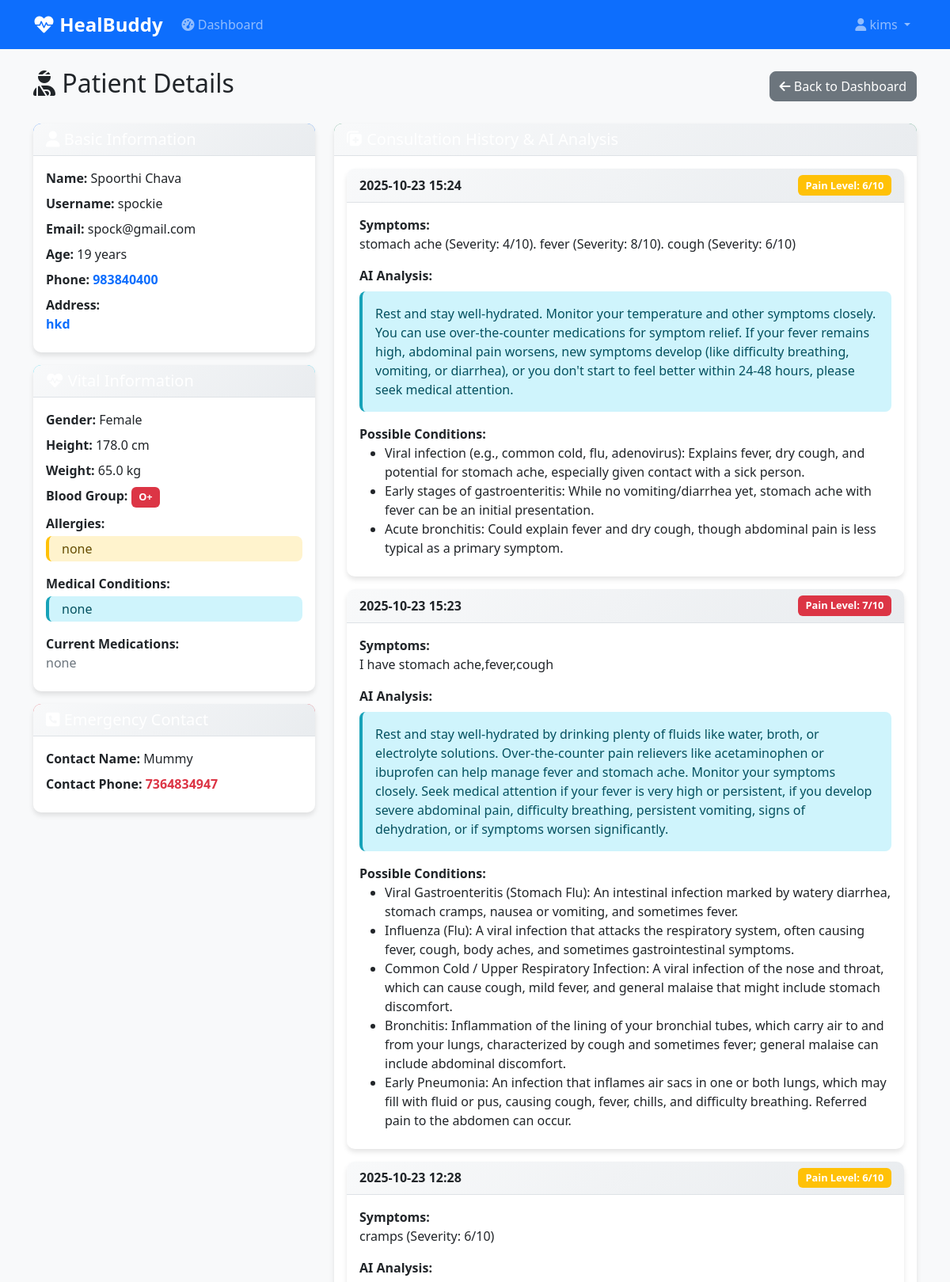
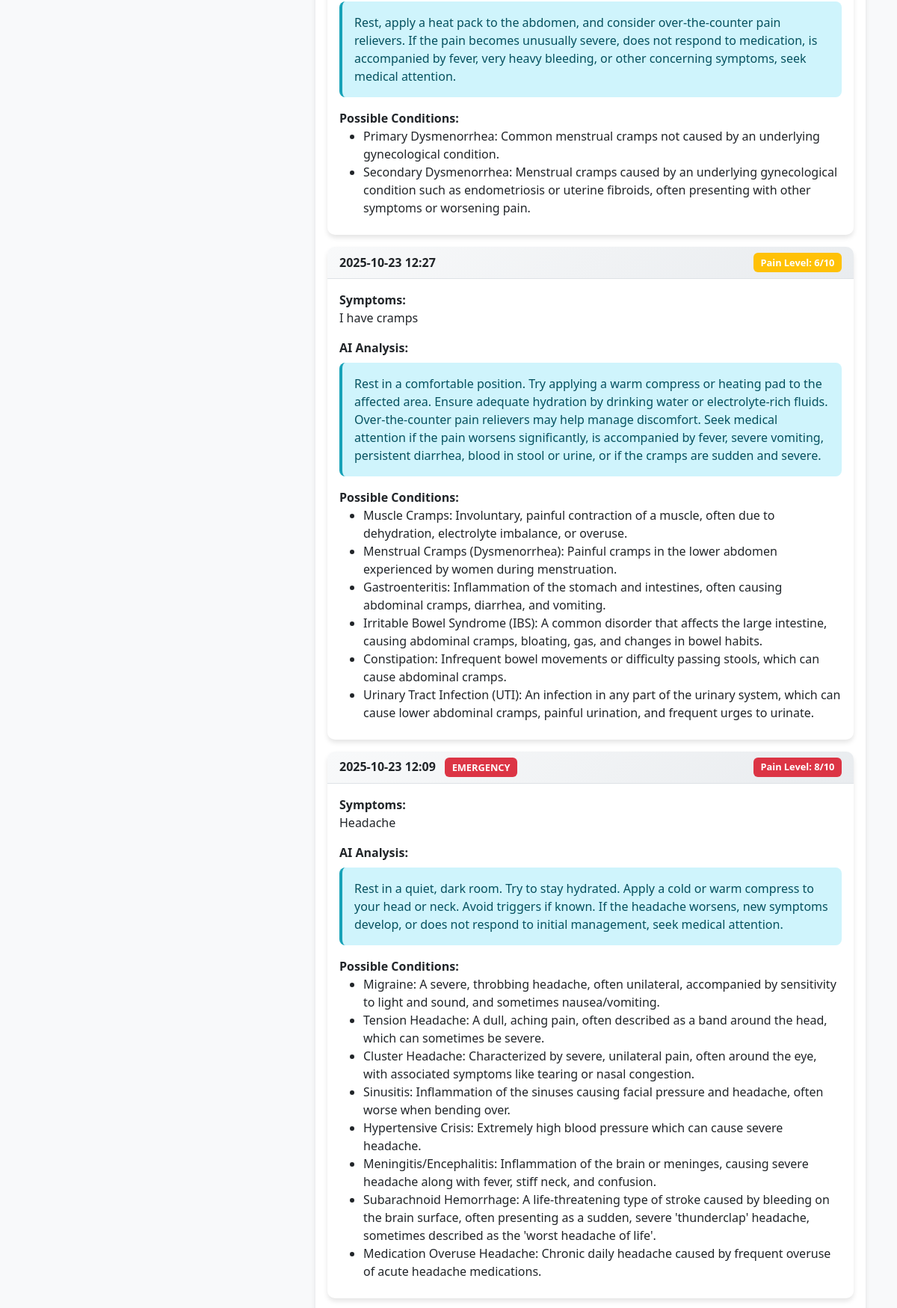
Screenshot of /view_patient/2 (signed in, upper part) with the database file from the repository (2 pictures, top to bottom).
### app.py (models this page shows)
class User(UserMixin, db.Model):
    id = db.Column(db.Integer, primary_key=True)
    username = db.Column(db.String(80), unique=True, nullable=False)
    email = db.Column(db.String(120), unique=True, nullable=False)
    password_hash = db.Column(db.String(120), nullable=False)
    user_type = db.Column(db.String(20), nullable=False)  # 'patient', 'doctor', 'hospital'
    created_at = db.Column(db.DateTime, default=datetime.utcnow)
    first_name = db.Column(db.String(50))
    last_name = db.Column(db.String(50))
    gender = db.Column(db.String(20))
    date_of_birth = db.Column(db.Date)
    phone_number = db.Column(db.String(20))
    address = db.Column(db.Text)
    height = db.Column(db.Float)  # in cm
    weight = db.Column(db.Float)  # in kg
    blood_group = db.Column(db.String(5))
    allergies = db.Column(db.Text)
    medical_conditions = db.Column(db.Text)
    current_medications = db.Column(db.Text)
    emergency_contact_name = db.Column(db.String(100))
    emergency_contact_phone = db.Column(db.String(20))
    preferred_hospital = db.Column(db.String(200))  # Legacy field
    preferred_hospitals = db.Column(db.Text)  # JSON array of multiple hospitals
    license_number = db.Column(db.String(50))
    degree = db.Column(db.String(100))
    specialization = db.Column(db.String(100))
    years_of_experience = db.Column(db.Integer)
    hospital_affiliation = db.Column(db.String(200))
    consultation_fee = db.Column(db.Float)
    hospital_name = db.Column(db.String(200))
    hospital_type = db.Column(db.String(50))  # 'public', 'private', 'clinic'
    registration_number = db.Column(db.String(100))
    license_number_hospital = db.Column(db.String(100))
    emergency_services = db.Column(db.Boolean, default=False)
    specialties_available = db.Column(db.Text)
    total_beds = db.Column(db.Integer)
    icu_beds = db.Column(db.Integer)
    emergency_contact = db.Column(db.String(20))
    health_records = db.relationship('HealthRecord', backref='patient', lazy=True)
    consultations = db.relationship('Consultation', foreign_keys='Consultation.patient_id', backref='patient', lazy=True)
    doctor_consultations = db.relationship('Consultation', foreign_keys='Consultation.doctor_id', backref='doctor', lazy=True)

class Consultation(db.Model):
    id = db.Column(db.Integer, primary_key=True)
    patient_id = db.Column(db.Integer, db.ForeignKey('user.id'), nullable=False)
    symptoms = db.Column(db.Text, nullable=False)
    duration = db.Column(db.String(100))
    pain_level = db.Column(db.Integer)
    ai_response = db.Column(db.Text)
    is_emergency = db.Column(db.Boolean, default=False)
    created_at = db.Column(db.DateTime, default=datetime.utcnow)
    doctor_id = db.Column(db.Integer, db.ForeignKey('user.id'))
    status = db.Column(db.String(20), default='pending')  # pending, reviewed, completed

### app.py (the view)
@app.route('/view_patient/<int:patient_id>')
@login_required
def view_patient(patient_id):
    if current_user.user_type not in ['doctor', 'hospital']:
        flash('Access denied')
        return redirect(url_for('dashboard'))
    patient = User.query.get_or_404(patient_id)
    if patient.user_type != 'patient':
        flash('Invalid patient ID')
        return redirect(url_for('dashboard'))
    consultations = Consultation.query.filter_by(patient_id=patient_id).order_by(Consultation.created_at.desc()).all()
    health_records = HealthRecord.query.filter_by(patient_id=patient_id).order_by(HealthRecord.uploaded_at.desc()).all()
    age = None
    if patient.date_of_birth:
        today = datetime.today()
        age = today.year - patient.date_of_birth.year - ((today.month, today.day) < (patient.date_of_birth.month, patient.date_of_birth.day))
    return render_template('view_patient.html', patient=patient, consultations=consultations, health_records=health_records, age=age)

### app.py (called while the page is built)
@app.template_filter('from_json')
def from_json_filter(value):
    try:
        return json.loads(value) if isinstance(value, str) else value
    except:
        return {}

@login_manager.user_loader
def load_user(user_id):
    return User.query.get(int(user_id))

### templates/view_patient.html (shortened to what this page needs)
{% extends "base.html" %}
{% block content %}
<div class="row">
    <div class="col-md-12">
        <div class="d-flex justify-content-between align-items-center mb-4">
            <h2><i class="fas fa-user-injured"></i> Patient Details</h2>
            <a href="{{ url_for('dashboard') }}" class="btn btn-secondary">
                <i class="fas fa-arrow-left"></i> Back to Dashboard
            </a>
        </div>
    </div>
</div>
<div class="row">
    <div class="col-md-4">
        <div class="card mb-3">
            <div class="card-header bg-primary text-white">
                <h5 class="mb-0"><i class="fas fa-user"></i> Basic Information</h5>
            </div>
            <div class="card-body">
                <div class="mb-2">
                    <strong>Name:</strong> {{ patient.first_name }} {{ patient.last_name }}
                </div>
                <div class="mb-2">
                    <strong>Username:</strong> {{ patient.username }}
                </div>
                <div class="mb-2">
                    <strong>Email:</strong> {{ patient.email }}
                </div>
                {% if age %}
                <div class="mb-2">
                    <strong>Age:</strong> {{ age }} years
                </div>
                {% endif %}
                <div class="mb-2">
                    <strong>Phone:</strong>
                    <span class="text-primary fw-bold">{{ patient.phone_number or 'Not provided' }}</span>
                </div>
                <div class="mb-2">
                    <strong>Address:</strong>
                    <div class="text-primary fw-bold">{{ patient.address or 'Not provided' }}</div>
                </div>
            </div>
        </div>
        <div class="card mb-3">
            <div class="card-header bg-info text-white">
                <h5 class="mb-0"><i class="fas fa-heartbeat"></i> Vital Information</h5>
            </div>
            <div class="card-body">
                {% if patient.gender %}
                <div class="mb-2">
                    <strong>Gender:</strong> {{ patient.gender }}
                </div>
                {% endif %}
                <div class="mb-2">
                    <strong>Height:</strong> {{ patient.height }} cm
                </div>
                <div class="mb-2">
                    <strong>Weight:</strong> {{ patient.weight }} kg
                </div>
                <div class="mb-2">
                    <strong>Blood Group:</strong>
                    <span class="badge bg-danger">{{ patient.blood_group or 'Unknown' }}</span>
                </div>
                <div class="mb-2">
                    <strong>Allergies:</strong>
                    <div class="alert alert-warning py-1 mt-1">
                        {{ patient.allergies or 'None reported' }}
                    </div>
                </div>
                <div class="mb-2">
                    <strong>Medical Conditions:</strong>
                    <div class="alert alert-info py-1 mt-1">
                        {{ patient.medical_conditions or 'None reported' }}
                    </div>
                </div>
                <div class="mb-2">
                    <strong>Current Medications:</strong>
                    <div class="text-muted">{{ patient.current_medications or 'None' }}</div>
                </div>
            </div>
        </div>
        <div class="card">
            <div class="card-header bg-danger text-white">
                <h5 class="mb-0"><i class="fas fa-phone-square"></i> Emergency Contact</h5>
            </div>
            <div class="card-body">
                <div class="mb-2">
                    <strong>Contact Name:</strong> {{ patient.emergency_contact_name or 'Not provided' }}
                </div>
                <div class="mb-2">
                    <strong>Contact Phone:</strong>
                    <span class="text-danger fw-bold">{{ patient.emergency_contact_phone or 'Not provided' }}</span>
                </div>
            </div>
        </div>
    </div>
    <div class="col-md-8">
        <div class="card mb-3">
            <div class="card-header bg-success text-white">
                <h5 class="mb-0"><i class="fas fa-notes-medical"></i> Consultation History & AI Analysis</h5>
            </div>
            <div class="card-body">
                {% if consultations %}
                    {% for consultation in consultations %}
                    <div class="card mb-3 border-{{ 'danger' if consultation.is_emergency else 'secondary' }}">
                        <div class="card-header">
                            <div class="d-flex justify-content-between align-items-center">
                                <span>
                                    <strong>{{ consultation.created_at.strftime('%Y-%m-%d %H:%M') }}</strong>
                                    {% if consultation.is_emergency %}
                                        <span class="badge bg-danger ms-2">EMERGENCY</span>
                                    {% endif %}
                                </span>
                                <span class="badge bg-{{ 'danger' if consultation.pain_level >= 7 else 'warning' if consultation.pain_level >= 4 else 'success' }}">
                                    Pain Level: {{ consultation.pain_level }}/10
                                </span>
                            </div>
                        </div>
                        <div class="card-body">
                            <div class="mb-2">
                                <strong>Symptoms:</strong>
                                <p>{{ consultation.symptoms }}</p>
                            </div>
                            {% if consultation.ai_response %}
                                {% set ai_data = consultation.ai_response | from_json %}
                                <div class="mb-2">
                                    <strong>AI Analysis:</strong>
                                    <div class="alert alert-info mt-2">
                                        {{ ai_data.recommendations or ai_data.diagnosis or 'Analysis available in system' }}
                                    </div>
                                </div>
                                {% if ai_data.possible_conditions %}
                                <div class="mb-2">
                                    <strong>Possible Conditions:</strong>
                                    <ul class="mb-0">
                                        {% if ai_data.possible_conditions is string %}
                                            <li>{{ ai_data.possible_conditions }}</li>
                                        {% else %}
                                            {% for condition in ai_data.possible_conditions %}
                                                <li>{{ condition }}</li>
                                            {% endfor %}
                                        {% endif %}
                                    </ul>
                                </div>
                                {% endif %}
                            {% endif %}
                        </div>
                    </div>
                    {% endfor %}
                {% else %}
                    <p class="text-muted">No consultation history available.</p>
                {% endif %}
            </div>
        </div>
    </div>
</div>
{% endblock %}

### templates/base.html (shortened to what this page needs)
<!DOCTYPE html>
<html lang="en">
<head>
    <link href="https://cdn.jsdelivr.net/npm/bootstrap@5.1.3/dist/css/bootstrap.min.css" rel="stylesheet">
    <link href="https://cdnjs.cloudflare.com/ajax/libs/font-awesome/6.0.0/css/all.min.css" rel="stylesheet">
    <link href="{{ url_for('static', filename='css/style.css') }}" rel="stylesheet">
</head>
<body>
    <nav class="navbar navbar-expand-lg navbar-dark bg-primary">
        <div class="container">
            <a class="navbar-brand" href="{{ url_for('index') }}">
                <i class="fas fa-heartbeat"></i> HealBuddy
            </a>
            <div class="collapse navbar-collapse" id="navbarNav">
                <ul class="navbar-nav me-auto">
                    {% if current_user.is_authenticated %}
                        <li class="nav-item">
                            <a class="nav-link" href="{{ url_for('dashboard') }}">
                                <i class="fas fa-tachometer-alt"></i> Dashboard
                            </a>
                        </li>
                    {% endif %}
                </ul>
                <ul class="navbar-nav">
                    {% if current_user.is_authenticated %}
                        <li class="nav-item dropdown">
                            <a class="nav-link dropdown-toggle" href="#" id="navbarDropdown" role="button" data-bs-toggle="dropdown">
                                <i class="fas fa-user"></i> {{ current_user.username }}
                            </a>
                        </li>
                    {% endif %}
                </ul>
            </div>
        </div>
    </nav>
    <main class="container mt-4">
        {% block content %}{% endblock %}
    </main>
</body>
</html>

### static/css/style.css (style rules this page uses)
:root { --primary-color: #007bff; --success-color: #28a745; --danger-color: #dc3545; --warning-color: #ffc107; --info-color: #17a2b8; --light-color: #f8f9fa; --dark-color: #343a40; }
body { font-family: 'Segoe UI', Tahoma, Geneva, Verdana, sans-serif; background-color: #f8f9fa; }
.navbar-brand { font-weight: bold; font-size: 1.5rem; }
.navbar-nav .nav-link { font-weight: 500; transition: color 0.3s ease; }
.card { border: none; border-radius: 10px; box-shadow: 0 4px 6px rgba(0, 0, 0, 0.1); transition: transform 0.3s ease, box-shadow 0.3s ease; }
.card-header { background: linear-gradient(135deg, #f8f9fa 0%, #e9ecef 100%); border-bottom: 1px solid #dee2e6; border-radius: 10px 10px 0 0 !important; }
.btn { border-radius: 8px; font-weight: 500; transition: all 0.3s ease; }
.badge { font-size: 0.8rem; padding: 0.5em 0.75em; border-radius: 6px; }
.alert { border: none; border-radius: 8px; border-left: 4px solid; }
.alert-info { border-left-color: #17a2b8; }
.alert-warning { border-left-color: #ffc107; }
.fade-in { animation: fadeIn 0.5s ease-in; }

### rows the page displays
User: username "kims"
User: first_name "Spoorthi", last_name "Chava", username "spockie", email "spock@gmail.com", phone_number "983840400", address "hkd", gender "Female", height "178.0", weight "65.0", blood_group "O+", allergies "none", medical_conditions "none", current_medications "none", emergency_contact_name "Mummy", emergency_contact_phone "7364834947"
Consultation: created_at "2025-10-23 15:24", pain_level "6", symptoms "stomach ache (Severity: 4/10). fever (Severity: 8/10). cough (Severity: 6/10)", recommendations "Rest and stay well-hydrated. Monitor your temperature and other symptoms closely. You can use over-the-counter medications for symptom relief. If your fever remains high, abdominal pain worsens, new symptoms develop (like difficulty breathing, vomiting, or diarrhea), or you don't start to feel better within 24-48 hours, please seek medical attention.", possible_conditions "Viral infection (e.g., common cold, flu, adenovirus): Explains fever, dry cough, and potential for stomach ache, especially given contact with a sick person." "Early stages of gastroenteritis: While no vomiting/diarrhea yet, stomach ache with fever can be an initial presentation." "Acute bronchitis: Could explain fever and dry cough, though abdominal pain is less typical as a primary symptom."
Consultation: created_at "2025-10-23 15:23", pain_level "7", symptoms "I have stomach ache,fever,cough", recommendations "Rest and stay well-hydrated by drinking plenty of fluids like water, broth, or electrolyte solutions. Over-the-counter pain relievers like acetaminophen or ibuprofen can help manage fever and stomach ache. Monitor your symptoms closely. Seek medical attention if your fever is very high or persistent, if you develop severe abdominal pain, difficulty breathing, persistent vomiting, signs of dehydration, or if symptoms worsen significantly.", possible_conditions "Viral Gastroenteritis (Stomach Flu): An intestinal infection marked by watery diarrhea, stomach cramps, nausea or vomiting, and sometimes fever." "Influenza (Flu): A viral infection that attacks the respiratory system, often causing fever, cough, body aches, and sometimes gastrointestinal symptoms." "Common Cold / Upper Respiratory Infection: A viral infection of the nose and throat, which can cause cough, mild fever, and general malaise that might include stomach discomfort." "Bronchitis: Inflammation of the lining of your bronchial tubes, which carry air to and from your lungs, characterized by cough and sometimes fever; general malaise can include abdominal discomfort." "Early Pneumonia: An infection that inflames air sacs in one or both lungs, which may fill with fluid or pus, causing cough, fever, chills, and difficulty breathing. Referred pain to the abdomen can occur."
Consultation: created_at "2025-10-23 12:28", pain_level "6", symptoms "cramps (Severity: 6/10)", recommendations "Rest, apply a heat pack to the abdomen, and consider over-the-counter pain relievers. If the pain becomes unusually severe, does not respond to medication, is accompanied by fever, very heavy bleeding, or other concerning symptoms, seek medical attention.", possible_conditions "Primary Dysmenorrhea: Common menstrual cramps not caused by an underlying gynecological condition." "Secondary Dysmenorrhea: Menstrual cramps caused by an underlying gynecological condition such as endometriosis or uterine fibroids, often presenting with other symptoms or worsening pain."
Consultation: created_at "2025-10-23 12:27", pain_level "6", symptoms "I have cramps", recommendations "Rest in a comfortable position. Try applying a warm compress or heating pad to the affected area. Ensure adequate hydration by drinking water or electrolyte-rich fluids. Over-the-counter pain relievers may help manage discomfort. Seek medical attention if the pain worsens significantly, is accompanied by fever, severe vomiting, persistent diarrhea, blood in stool or urine, or if the cramps are sudden and severe.", possible_conditions "Muscle Cramps: Involuntary, painful contraction of a muscle, often due to dehydration, electrolyte imbalance, or overuse." "Menstrual Cramps (Dysmenorrhea): Painful cramps in the lower abdomen experienced by women during menstruation." "Gastroenteritis: Inflammation of the stomach and intestines, often causing abdominal cramps, diarrhea, and vomiting." "Irritable Bowel Syndrome (IBS): A common disorder that affects the large intestine, causing abdominal cramps, bloating, gas, and changes in bowel habits." "Constipation: Infrequent bowel movements or difficulty passing stools, which can cause abdominal cramps." "Urinary Tract Infection (UTI): An infection in any part of the urinary system, which can cause lower abdominal cramps, painful urination, and frequent urges to urinate."
Consultation: created_at "2025-10-23 12:09", is_emergency "EMERGENCY", pain_level "8", symptoms "Headache", recommendations "Rest in a quiet, dark room. Try to stay hydrated. Apply a cold or warm compress to your head or neck. Avoid triggers if known. If the headache worsens, new symptoms develop, or does not respond to initial management, seek medical attention.", possible_conditions "Migraine: A severe, throbbing headache, often unilateral, accompanied by sensitivity to light and sound, and sometimes nausea/vomiting." "Tension Headache: A dull, aching pain, often described as a band around the head, which can sometimes be severe." "Cluster Headache: Characterized by severe, unilateral pain, often around the eye, with associated symptoms like tearing or nasal congestion." "Sinusitis: Inflammation of the sinuses causing facial pressure and headache, often worse when bending over." "Hypertensive Crisis: Extremely high blood pressure which can cause severe headache." "Meningitis/Encephalitis: Inflammation of the brain or meninges, causing severe headache along with fever, stiff neck, and confusion." "Subarachnoid Hemorrhage: A life-threatening type of stroke caused by bleeding on the brain surface, often presenting as a sudden, severe 'thunderclap' headache, sometimes described as the 'worst headache of life'." "Medication Overuse Headache: Chronic daily headache caused by frequent overuse of acute headache medications."

### other values shown
{{ age }} "19"
